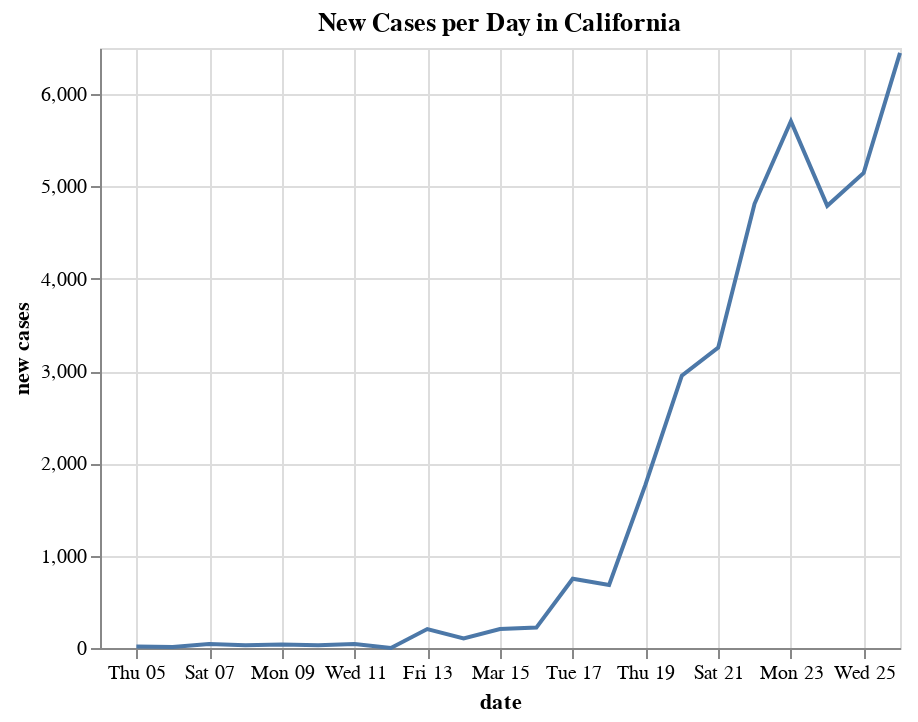

Notebook source saved alongside this figure:
### Code cell
alt.Chart(data).mark_line().encode(
    x='date',
    y='new cases'
).properties(
    title='New Cases per Day in California'
)

### Figure 1 — Vega-Lite specification as saved in the notebook (floating-point values rounded to 4 significant figures)
{"$schema": "https://vega.github.io/schema/vega-lite/v3.4.0.json", "config": {"mark": {"tooltip": null}, "view": {"height": 300, "width": 400}}, "data": {"name": "data-3c59ffbf60e4836ee4651b8a38040c72"}, "datasets": {"data-3c59ffbf60e4836ee4651b8a38040c72": [{"date": "2020-03-04T00:00:00", "negative": 48, "new cases": null, "positive": 6}, {"date": "2020-03-05T00:00:00", "negative": 76, "new cases": 16, "positive": 22}, {"date": "2020-03-06T00:00:00", "negative": 92, "new cases": 11, "positive": 33}, {"date": "2020-03-07T00:00:00", "negative": 92, "new cases": 43, "positive": 76}, {"date": "2020-03-08T00:00:00", "negative": 92, "new cases": 29, "positive": 105}, {"date": "2020-03-09T00:00:00", "negative": 92, "new cases": 37, "positive": 142}, {"date": "2020-03-10T00:00:00", "negative": 92, "new cases": 31, "positive": 173}, {"date": "2020-03-11T00:00:00", "negative": 92, "new cases": 43, "positive": 216}, {"date": "2020-03-12T00:00:00", "negative": 92, "new cases": 0, "positive": 216}, {"date": "2020-03-13T00:00:00", "negative": 2779, "new cases": 205, "positive": 421}, {"date": "2020-03-14T00:00:00", "negative": 2779, "new cases": 103, "positive": 524}, {"date": "2020-03-15T00:00:00", "negative": 4543, "new cases": 205, "positive": 729}, {"date": "2020-03-16T00:00:00", "negative": 4543, "new cases": 221, "positive": 950}, {"date": "2020-03-17T00:00:00", "negative": 5506, "new cases": 750, "positive": 1700}, {"date": "2020-03-18T00:00:00", "negative": 12215, "new cases": 682, "positive": 2382}, {"date": "2020-03-19T00:00:00", "negative": 18132, "new cases": 1770, "positive": 4152}, {"date": "2020-03-20T00:00:00", "negative": 25325, "new cases": 2950, "positive": 7102}, {"date": "2020-03-21T00:00:00", "negative": 35081, "new cases": 3254, "positive": 10356}, {"date": "2020-03-22T00:00:00", "negative": 46233, "new cases": 4812, "positive": 15168}, {"date": "2020-03-23T00:00:00", "negative": 57414, "new cases": 5707, "positive": 20875}, {"date": "2020-03-24T00:00:00", "negative": 65605, "new cases": 4790, "positive": 25665}, {"date": "2020-03-25T00:00:00", "negative": 72668, "new cases": 5146, "positive": 30811}, {"date": "2020-03-26T00:00:00", "negative": 84846, "new cases": 6447, "positive": 37258}]}, "encoding": {"x": {"field": "date", "type": "temporal"}, "y": {"field": "new cases", "type": "quantitative"}}, "mark": "line", "title": "New Cases per Day in California"}
